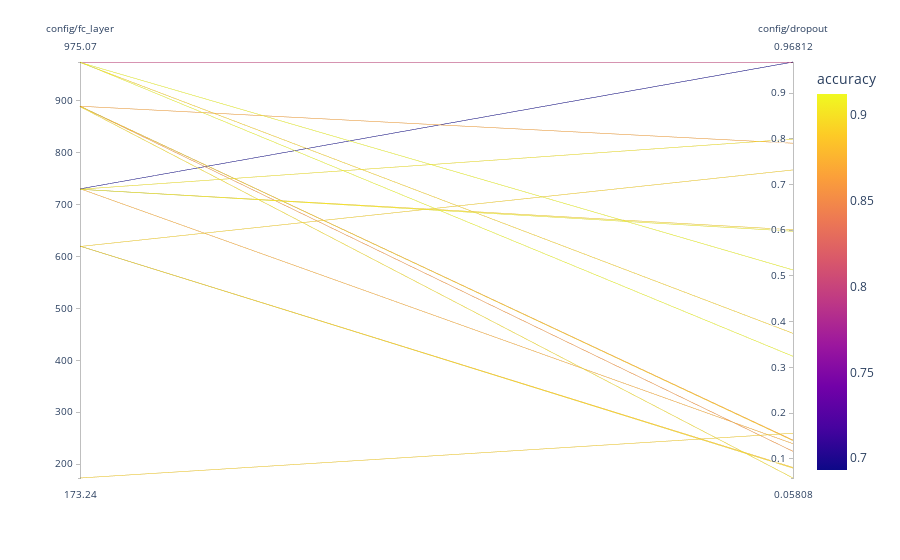

Notebook cell for this chart:
### Code cell
columns = ["config/fc_layer", "config/dropout", "accuracy"]
visualize.parallel_plot(analysis_conv, columns)

### Figure 1 — Plotly figure (JSON) as saved in the notebook; plotly's stock layout.template omitted (floating-point values rounded to 4 significant figures)
{"data": [{"dimensions": [{"label": "config/fc_layer", "values": [974.3, 619.4, 173.2, 889.1, 729.7, 973.6, 729.8, 975.1, 730.8, 620.2, 889.8, 730.5, 889.8, 889.8, 890.0, 620.2, 974.3, 729.8]}, {"label": "config/dropout", "values": [0.3745, 0.732, 0.156, 0.05808, 0.6011, 0.9672, 0.5979, 0.3243, 0.1331, 0.08123, 0.7904, 0.9681, 0.1398, 0.141, 0.1164, 0.07964, 0.5132, 0.7995]}], "domain": {"x": [0, 1], "y": [0, 1]}, "line": {"color": [0.892, 0.892, 0.8906, 0.8977, 0.892, 0.7983, 0.9062, 0.9119, 0.8707, 0.8849, 0.8651, 0.6932, 0.8906, 0.8665, 0.858, 0.8949, 0.9105, 0.902], "coloraxis": "coloraxis"}, "name": "", "type": "parcoords"}], "layout": {"coloraxis": {"colorbar": {"title": {"text": "accuracy"}}, "colorscale": [[0, "#0d0887"], [0.1111, "#46039f"], [0.2222, "#7201a8"], [0.3333, "#9c179e"], [0.4444, "#bd3786"], [0.5556, "#d8576b"], [0.6667, "#ed7953"], [0.7778, "#fb9f3a"], [0.8889, "#fdca26"], [1, "#f0f921"]]}, "legend": {"tracegroupgap": 0}, "margin": {"t": 60}}}
